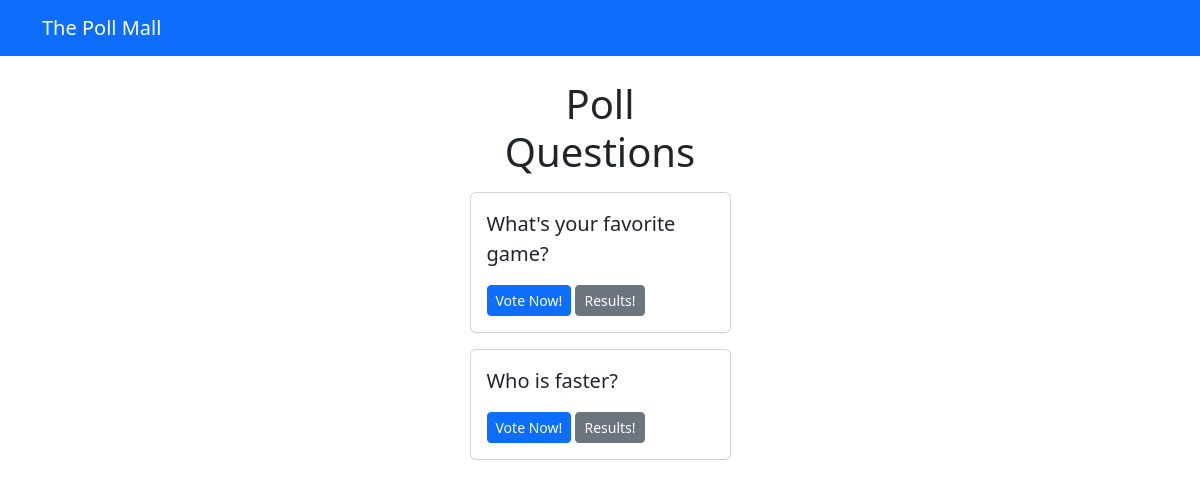
Screenshot of /polls/ with the database file from the repository.
### pollApp/models.py (models this page shows, shortened)
class Question(models.Model):
    question_text = models.CharField(max_length=300)
    pub_date = models.DateTimeField('date published')

### pollApp/views.py (the view)
# urls.py: path('', views.index, name='index'),
def index(request):
    latest_question_list = Question.objects.order_by('-pub_date')[:5]
    context = {'latest_question_list': latest_question_list}
    return render(request, 'polls/index.html', context)

### templates/polls/index.html
{% extends 'base.html' %}
{% block content %}
  <h1 class="text-center mb-3">Poll Questions</h1>
  {% if latest_question_list %}
    {% for question in latest_question_list %}
      <div class="card mb-3">
        <div class="card-body">
          <p class="lead">{{ question.question_text }}</p>
          <a href="{% url 'polls:detail' question.id %}" class="btn btn-primary btn-sm">Vote Now!</a>
          <a href="{% url 'polls:results' question.id %}" class="btn btn-secondary btn-sm">Results!</a>
        </div>
      </div>
    {% endfor %}
  {% else %}
      <p>No polls available</p>
  {% endif %}
{% endblock %}

### rows the page displays
Question: question_text "What's your favorite game?"
Question: question_text "Who is faster?"
